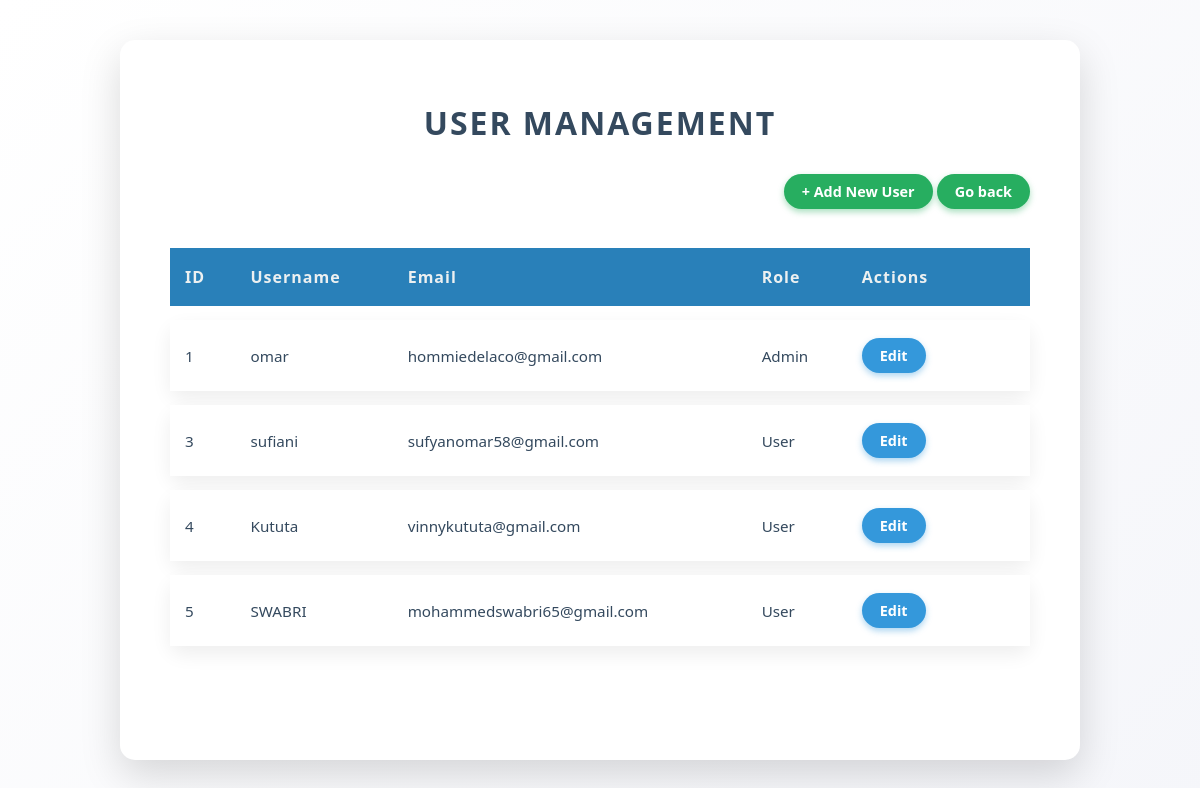
Page /admin/add1.php (signed in) on the committed database.
### tables this page shows
CREATE TABLE `users` (
  `id` int(11) NOT NULL,
  `username` varchar(30) NOT NULL,
  `password` varchar(255) NOT NULL,
  `email` varchar(50) NOT NULL,
  `created_at` timestamp NOT NULL DEFAULT current_timestamp(),
  `role` enum('user','admin') NOT NULL,
  `reset_token` varchar(64) DEFAULT NULL,
  `reset_token_expiry` datetime DEFAULT NULL
);

### admin/add1.php (the view, shortened to what this page needs)
<?php
require '../db.php';
$users = $conn->query("SELECT * FROM users ORDER BY id ASC");
?>
<!DOCTYPE html>
<html lang="en">
<head>
</head>
<body>
<div class="container">
  <h1>User Management</h1>
  <div style="text-align: right; margin-bottom: 25px;">
    <a href="#" class="add-btn" id="addUserBtnTop">+ Add New User</a>
     <a href="index.php" class="add-btn" >Go back</a>
  </div>
  <table>
    <thead>
      <tr>
        <th>ID</th>
        <th>Username</th>
        <th>Email</th>
        <th>Role</th>
        <th style="min-width: 140px;">Actions</th>
      </tr>
    </thead>
    <tbody>
    <?php while ($user = $users->fetch_assoc()): ?>
      <tr>
        <td data-label="ID"><?php echo $user['id'] ?></td>
        <td data-label="Username"><?php echo htmlspecialchars($user['username']) ?></td>
        <td data-label="Email"><?php echo htmlspecialchars($user['email']) ?></td>
        <td data-label="Role"><?php echo ucfirst($user['role']) ?></td>
        <td data-label="Actions">
          <a href="#" class="edit-btn"
             data-id="<?php echo $user['id'] ?>"
             data-username="<?php echo htmlspecialchars($user['username'], ENT_QUOTES) ?>"
             data-email="<?php echo htmlspecialchars($user['email'], ENT_QUOTES) ?>"
             data-role="<?php echo $user['role'] ?>"
             >Edit</a>
        </td>
      </tr>
    <?php endwhile; ?>
    </tbody>
  </table>
</div>
</body>
</html>

### admin/add1.php (style rules this page uses)
*, *::before, *::after { box-sizing: border-box; }
body { font-family: 'Segoe UI', Tahoma, Geneva, Verdana, sans-serif; background: linear-gradient(135deg,white 0%,rgb(245, 246, 250) 100%); margin: 0; padding: 40px 20px 60px; color:rgb(240, 242, 245); min-height: 100vh; display: flex; justify-content: center; }
.container { width: 100%; max-width: 960px; background: #fff; border-radius: 15px; padding: 40px 50px 50px; box-shadow: 0 15px 40px rgba(0,0,0,0.15); }
h1, h2 { font-weight: 700; color: #34495e; text-align: center; margin-bottom: 30px; text-transform: uppercase; letter-spacing: 2px; }
table { width: 100%; border-collapse: separate; border-spacing: 0 14px; margin-bottom: 50px; }
thead tr { background-color: #2980b9; color: #ecf0f1; border-radius: 12px; }
thead th { padding: 18px 15px; font-weight: 700; text-align: left; font-size: 1rem; letter-spacing: 1px; }
tbody tr { background: #fff; box-shadow: 0 8px 20px rgb(0 0 0 / 0.07); border-radius: 12px; transition: transform 0.25s ease, box-shadow 0.25s ease; }
tbody td { padding: 18px 15px; font-size: 0.95rem; color: #34495e; }
a.edit-btn, a.add-btn { display: inline-block; padding: 8px 18px; border-radius: 30px; font-weight: 600; text-decoration: none; transition: background-color 0.3s ease, color 0.3s ease; cursor: pointer; font-size: 0.9rem; }
a.edit-btn { background-color: #3498db; color: #fff; margin-right: 10px; box-shadow: 0 3px 6px rgba(52,152,219,0.4); }
a.add-btn { background-color: #27ae60; color: #fff; box-shadow: 0 3px 6px rgba(39,174,96,0.4); }

### rows in the picture
users: id "1", username "omar", email "hommiedelaco@gmail.com", role "Admin"
users: id "3", username "sufiani", email "sufyanomar58@gmail.com", role "User"
users: id "4", username "Kututa", email "vinnykututa@gmail.com", role "User"
users: id "5", username "SWABRI", email "mohammedswabri65@gmail.com", role "User"
